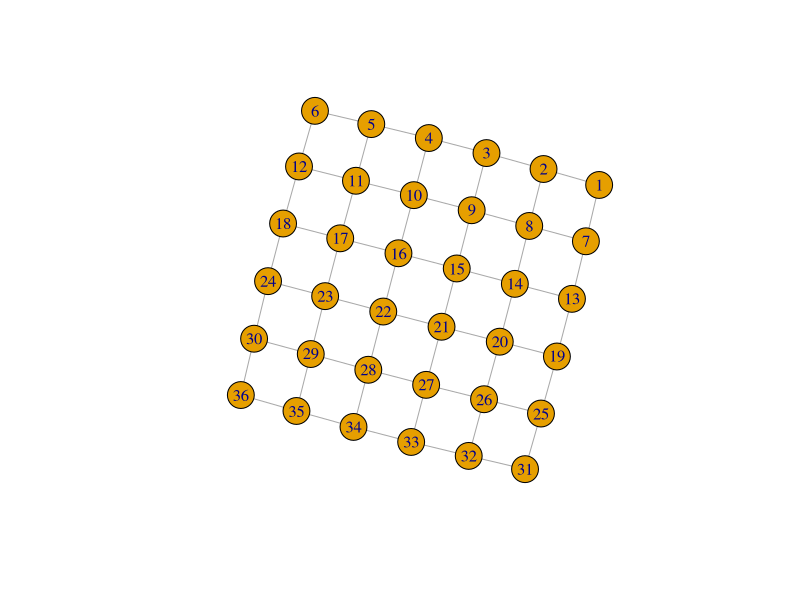
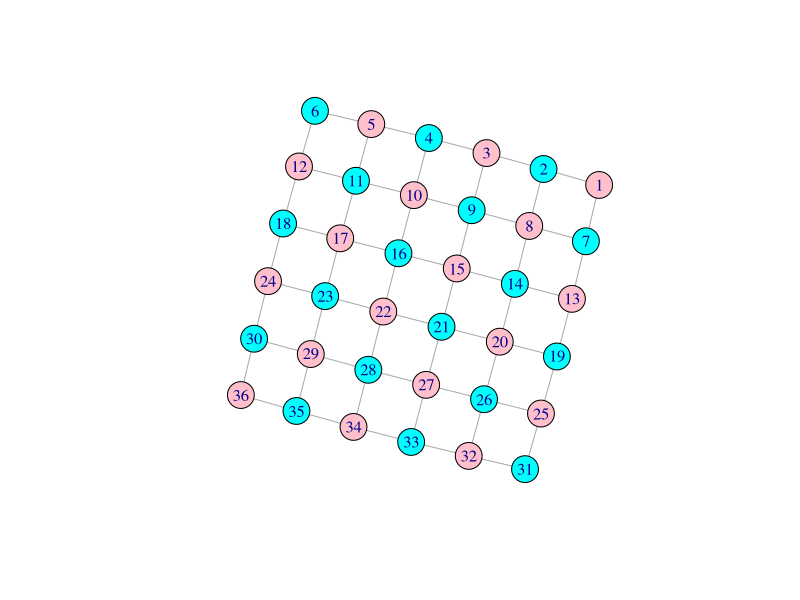
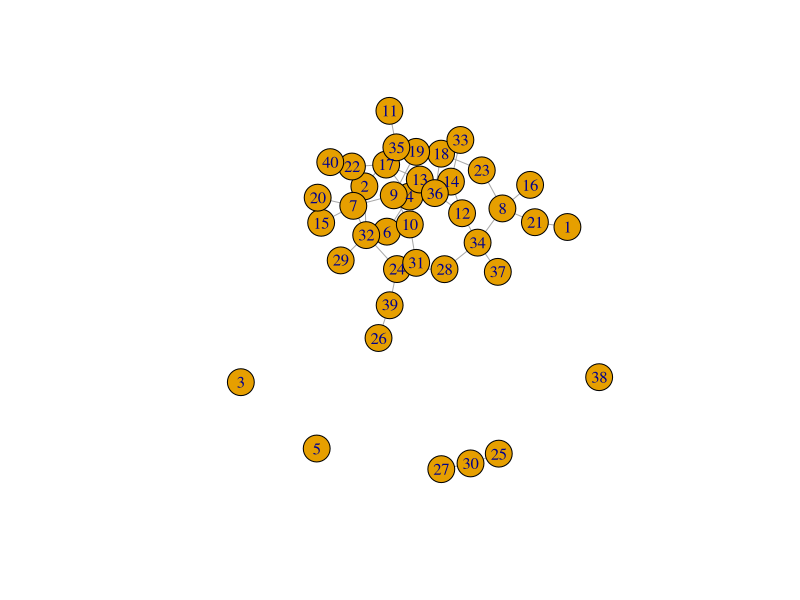
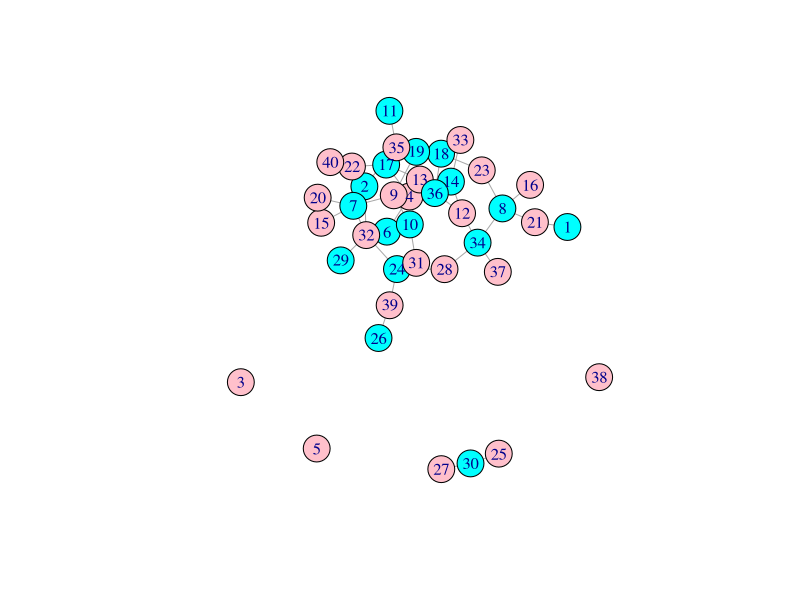
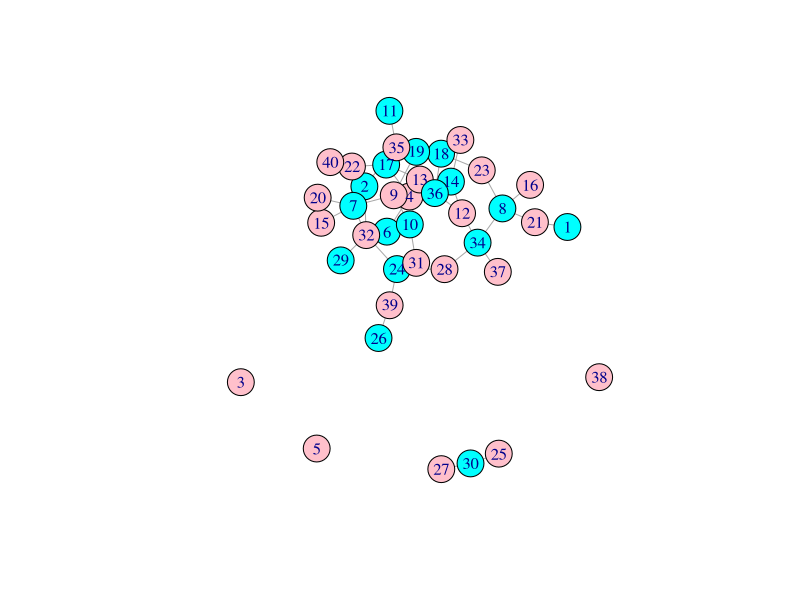
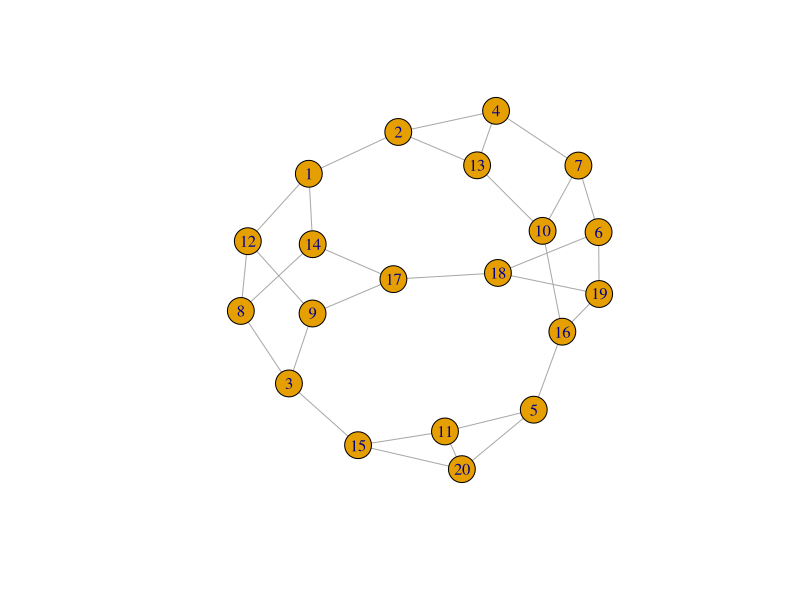
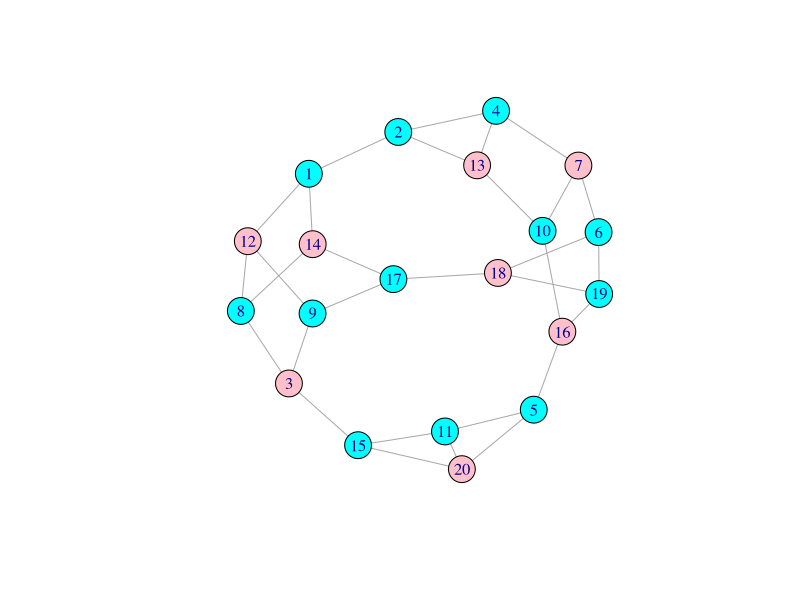
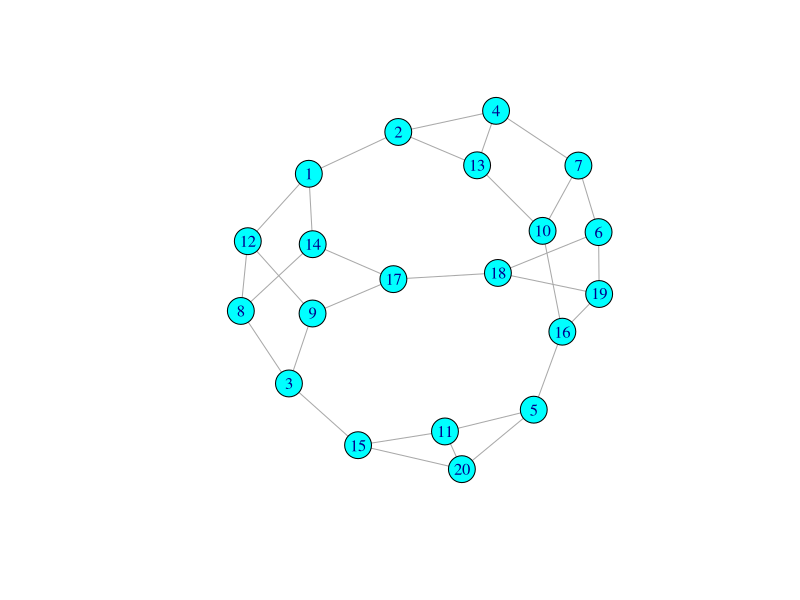

Generate these figures, in order, with R:
## ---- chunk 1
A = matrix(c(1,2,3,4,
             5,6,7,8,
             9,10,11,12),
           ncol=4,
           byrow=T)

Id = diag(rep(1,4)) #単位行列

A = rbind(A,Id) #Aの下に単位行列を結合する。

A
## ---- chunk 2
library(igraph)
library(lpSolve)

G = make_lattice(c(6,6))
#rglplot(G,layout=layout.kamada.kawai(G,dim=3))
plot(G,layout=layout.kamada.kawai(G,dim=2))

n=length(V(G))
m=length(E(G))
c = rep(1, n)
A = t(apply(ends(G,E(G)), 1, function(x){v=rep(0, n);v[x]=1;v}))
dir = rep(">=",m)
b = rep(1,m)

sol=lp("min",
       c, A, dir, b)

pal=c("pink","cyan")
plot(G,
     layout=layout.kamada.kawai(G,dim=2),
     vertex.color=pal[sol$solution+1])

## ---- chunk 3
library(igraph)
library(lpSolve)

#G = make_lattice(c(3,3,3))
G = erdos.renyi.game(40,0.05)
layout = layout.kamada.kawai(G,dim=2)
plot(G, layout=layout)
#rglplot(G,layout=layout.kamada.kawai(G,dim=3))


n=length(V(G))
m=length(E(G))
c = rep(1, n)
A = t(apply(ends(G,E(G)), 1, function(x){v=rep(0, n);v[x]=1;v}))
dir = rep(">=",m)
b = rep(1,m)

optSol=lp(direction="min",
       objective.in=c,
       const.mat=A,
       const.dir=dir,
       const.rhs=b,
       int.vec=1:n)

apprSol=lp(direction="min",
       objective.in=c,
       const.mat=A,
       const.dir=dir,
       const.rhs=b)

pal=c("pink","cyan")

# 厳密解（最適解）
optSol
optSol$solution
plot(G,
     layout=layout,
     vertex.color=pal[round(optSol$solution)+1])

# 近似解
sum(as.numeric(apprSol$solution>=0.5))
apprSol$solution
plot(G,
     layout=layout,
     vertex.color=pal[as.numeric(apprSol$solution>=0.5)+1])

## ---- chunk 4
library(igraph)
library(lpSolve)

G = sample_k_regular(20,3)
layout = layout.kamada.kawai(G,dim=2)
plot(G, layout=layout)
#rglplot(G,layout=layout.kamada.kawai(G,dim=3))


n=length(V(G))
m=length(E(G))
c = rep(1, n)
A = t(apply(ends(G,E(G)), 1, function(x){v=rep(0, n);v[x]=1;v}))
dir = rep(">=",m)
b = rep(1,m)

optSol=lp(direction="min",
       objective.in=c,
       const.mat=A,
       const.dir=dir,
       const.rhs=b,
       int.vec=1:n)

apprSol=lp(direction="min",
       objective.in=c,
       const.mat=A,
       const.dir=dir,
       const.rhs=b)

pal=c("pink","cyan")

# 厳密解（最適解）
optSol
optSol$solution
plot(G,
     layout=layout,
     vertex.color=pal[round(optSol$solution)+1])

# 近似解
sum(as.numeric(apprSol$solution>=0.5))
apprSol$solution
plot(G,
     layout=layout,
     vertex.color=pal[as.numeric(apprSol$solution>=0.5)+1])
